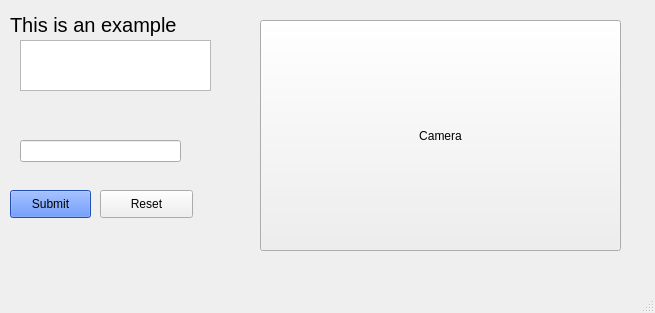
<?xml version="1.0" encoding="UTF-8"?>
<ui version="4.0">
 <class>MainWindow</class>
 <widget class="QMainWindow" name="MainWindow">
  <property name="geometry">
   <rect>
    <x>0</x>
    <y>0</y>
    <width>655</width>
    <height>313</height>
   </rect>
  </property>
  <property name="windowTitle">
   <string>MainWindow</string>
  </property>
  <widget class="QWidget" name="centralwidget">
   <widget class="QLabel" name="label">
    <property name="geometry">
     <rect>
      <x>10</x>
      <y>10</y>
      <width>214</width>
      <height>30</height>
     </rect>
    </property>
    <property name="font">
     <font>
      <pointsize>15</pointsize>
      <weight>50</weight>
      <italic>false</italic>
      <bold>false</bold>
     </font>
    </property>
    <property name="text">
     <string>This is an example </string>
    </property>
   </widget>
   <widget class="QTextEdit" name="edit">
    <property name="geometry">
     <rect>
      <x>20</x>
      <y>40</y>
      <width>191</width>
      <height>51</height>
     </rect>
    </property>
   </widget>
   <widget class="QLineEdit" name="lineEdit">
    <property name="geometry">
     <rect>
      <x>20</x>
      <y>140</y>
      <width>161</width>
      <height>22</height>
     </rect>
    </property>
   </widget>
   <widget class="QPushButton" name="submit">
    <property name="geometry">
     <rect>
      <x>10</x>
      <y>190</y>
      <width>81</width>
      <height>28</height>
     </rect>
    </property>
    <property name="styleSheet">
     <string notr="true">
background-color: rgb(46, 109, 255);</string>
    </property>
    <property name="text">
     <string>Submit</string>
    </property>
    <property name="icon">
     <iconset>
      <normaloff>../../../Downloads/images.png</normaloff>../../../Downloads/images.png</iconset>
    </property>
   </widget>
   <widget class="QPushButton" name="reset">
    <property name="geometry">
     <rect>
      <x>100</x>
      <y>190</y>
      <width>93</width>
      <height>28</height>
     </rect>
    </property>
    <property name="text">
     <string>Reset</string>
    </property>
   </widget>
   <widget class="QPushButton" name="camera">
    <property name="geometry">
     <rect>
      <x>260</x>
      <y>20</y>
      <width>361</width>
      <height>231</height>
     </rect>
    </property>
    <property name="text">
     <string>Camera</string>
    </property>
    <property name="icon">
     <iconset>
      <normaloff>../../../Downloads/Flat-Red-Big-Camera-icon.png</normaloff>../../../Downloads/Flat-Red-Big-Camera-icon.png</iconset>
    </property>
    <property name="iconSize">
     <size>
      <width>28</width>
      <height>28</height>
     </size>
    </property>
   </widget>
  </widget>
  <widget class="QMenuBar" name="menubar">
   <property name="geometry">
    <rect>
     <x>0</x>
     <y>0</y>
     <width>655</width>
     <height>26</height>
    </rect>
   </property>
  </widget>
  <widget class="QStatusBar" name="statusbar"/>
 </widget>
 <resources/>
 <connections/>
</ui>
